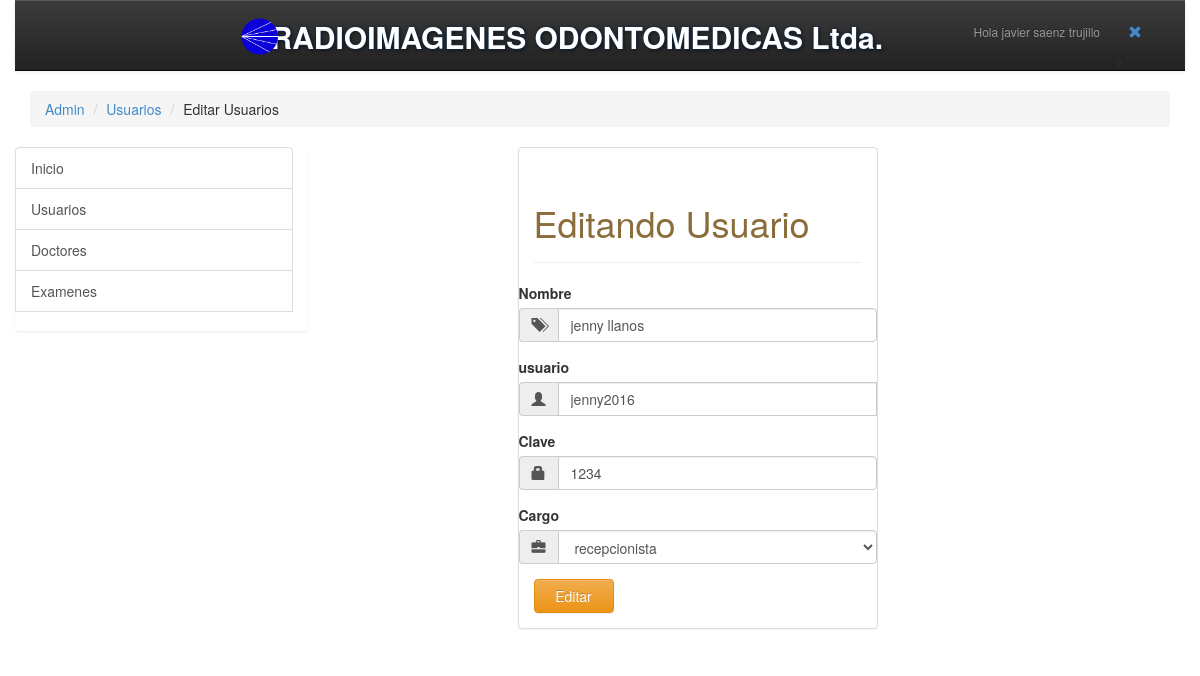
The app's page /usuarios/admin/tablas/usuarios/php/editar.php?id=2 (signed in) with its own data.
### tables this page shows
CREATE TABLE `usuario` (
  `id_usuario` int(11) NOT NULL,
  `nom_usuario` varchar(40) NOT NULL,
  `nick` varchar(10) NOT NULL,
  `clave` varchar(10) NOT NULL,
  `tipo` int(1) NOT NULL
);

CREATE TABLE `cargos` (
  `id_cargo` int(11) NOT NULL,
  `nom_cargo` varchar(13) NOT NULL
);

### usuarios/admin/tablas/usuarios/php/editar.php (the view, shortened to what this page needs)
<?php
include('../../../../../cp/conexion.php');
$id=$_SESSION['id'];
$sql =" SELECT *
        FROM  usuario
        WHERE id_usuario=$id";
$consulta = $enlace->query($sql);
$reg = $consulta->fetch_object();
if($reg->tipo=="1"){
   $url_logo="../../../../../cp/";
$idusu = $_GET['id'];
$sqlusu =" SELECT usuario.*, cargos.*  FROM  usuario, cargos WHERE usuario.id_usuario=$idusu AND usuario.tipo=cargos.id_cargo";
$consultausu = $enlace->query($sqlusu);
$regusu = $consultausu->fetch_object();
?>
<!DOCTYPE html>
<html>
<head>
        <link href="../../../../../cp/bootstrap/css/bootstrap.css" rel="stylesheet">
        <link href="../../../../../cp/bootstrap/css/bootstrap-theme.css" rel="stylesheet">
</head>
<body>
<div class="container">
  <header class="row"><nav class="navbar navbar-default navbar-static-top navbar-inverse">
  <div class="container-fluid ">
    <div class="navbar-header  navbar-right">
      <ul class="navbar-nav nav">
         <li ><a href="../../../php/editaru.php" class="navbar-brand"><h6>Hola <?php echo $reg->nom_usuario;?></h6></a></li>
                <li><form action='../../../../../index.php' method='POST'>
                  <a href="#" class="navbar-brand">
                    <center><button id='salir' name='salir' class="btn btn-link" value='1' >
                    <span class="glyphicon glyphicon-remove"></span> </button></center></a></form>
               ></li>
      </ul>
</div>
<center>
<?php require($url_logo.'nombre.php'); ?>
</center>
</nav></header>
<div class="container-fluid row">
<ol class="breadcrumb">
  <li><a href="../../../">Admin</a></li>
  <li><a href="../">Usuarios</a></li>
  <li>Editar Usuarios</li>
</ol>
</div>
<div class="row">
<div class="list-group col-md-3 hidden-xs " >
<a class="list-group-item" href="../../../">Inicio</a>
<a class="list-group-item"  href="../../usuarios">Usuarios</a>
<a class="list-group-item"  href="../../doctores">Doctores</a>
<a class="list-group-item"  href="../../examenes">Examenes</a>
<br>
</div>
<div class="container-fluid">
  <div class="row">
    <div class="col-md-2"></div>
    <div class="col-xs-12 col-sm-6 col-md-4 col-lg-4">
     <div class="panel-default panel ">
      <div class="panel-body">
        <div class="page-header">
          <h1 class="text-warning">Editando Usuario</h1>
        </div>
        <form class="form-horizontal" role="form" action="actualizar_datos.php" method="POST">
           <div class="form-group">
            <label for="usu">Nombre</label>
            <div class="input-group">
              <span class="input-group-addon"><span class=" glyphicon glyphicon-tags"></span></span>
            <input class="form-control" name="name" value="<?php echo $regusu->nom_usuario?>">
          </div></div>
          <div class="form-group">
            <label for="usu">usuario</label>
            <div class="input-group">
              <span class="input-group-addon"><span class="glyphicon glyphicon-user"></span></span>
            <input class="form-control" name="nick" value="<?php echo $regusu->nick?>">
          </div></div>
          <div class="form-group">
            <label for="usu">Clave</label>
            <div class="input-group">
              <span class="input-group-addon"><span class=" glyphicon glyphicon-lock"></span></span>
            <input class="form-control" name="clave" value="<?php echo $regusu->clave?>">
          </div></div>
          <div class="form-group">
            <label for="usu">Cargo</label>
            <div class="input-group">
              <span class="input-group-addon"><span class=" glyphicon glyphicon-briefcase"></span></span>
              <select class="form-control" name="cargo">
                                <option value="<?php echo $regusu->id_cargo; ?>"><?php echo $regusu->nom_cargo; ?></option>
              </select>
          </div></div>
          <input type="submit" value="Editar" class="btn btn-warning"  id="edi" style="width:80px; "/>
        </form>
      </div>
     </div>
     </div>
  </div>
</div>
</div>
</body>
</html>
<?php }else{
  header("Location:../../../../../error3.php");
}?>

### records on screen
usuario: nom_usuario "javier saenz trujillo"
usuario: name "jenny llanos", nick "jenny2016", clave "1234", cargo "recepcionista"
